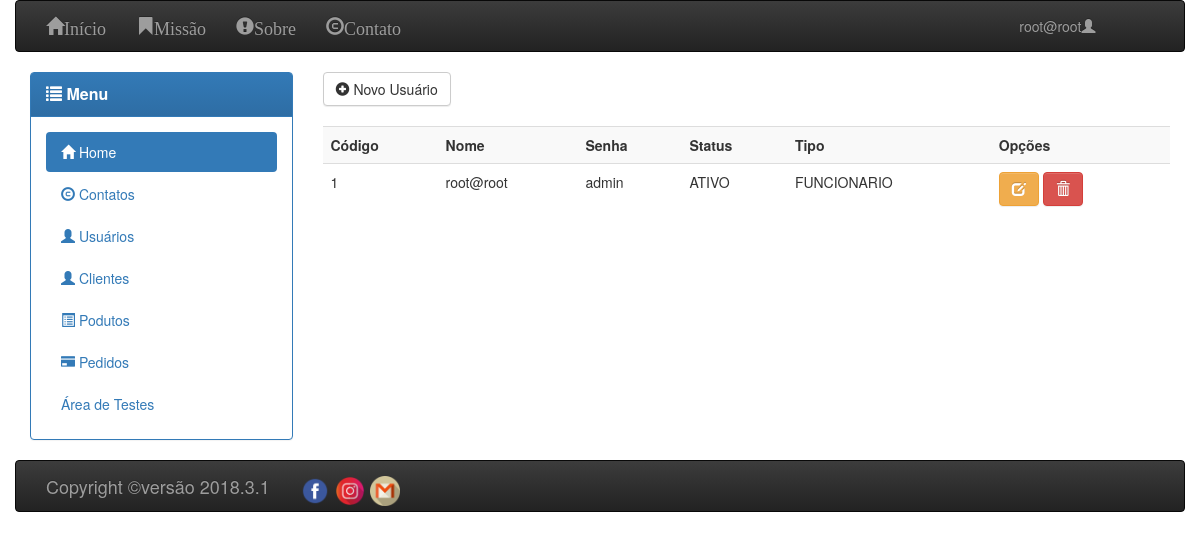
The app's page /?page=ControllerUsuario&option=lista (signed in) with its own data.
### tables this page shows
CREATE TABLE `usuario` (
  `usua_pk_id` int(11) NOT NULL,
  `usua_nome` varchar(255) DEFAULT NULL,
  `usua_senha` varchar(255) DEFAULT NULL,
  `usua_status` varchar(9) DEFAULT NULL,
  `usua_tipo` varchar(11) DEFAULT NULL
);

### controller/ControllerUsuario.php (called while the page is built, shortened)
<?php
include_once server_path("dao/DAOUsuario.php");
class ControllerUsuario {
    public static function lista() {
        try {
            $usuarios = DAOUsuario::select();
        } catch (Exception $erro) {
            redirect(server_url("?erro=" . $erro->getMessage()));
        }
        include_once server_path('view/usuario/list.php');
    }
}

### controller/ControllerValidation.php (called while the page is built, shortened)
<?php
class validar {
    public static function validar_option() {
        $classe = ucfirst($_GET['page']);
        $metodo = $_GET['option'];
        $classe::$metodo();
        return true;
    }
}

### conf.php (called while the page is built, shortened)
<?php
function server_url($caminho = "") {
    return $GLOBALS['server_url'] . $caminho;
}

### dao/DAOUsuario.php (called while the page is built, shortened)
<?php
class DAOUsuario extends DAOConexao {
    public static function select() {
        $query = "SELECT * FROM myboutique.usuario";
        try {
            $conexao = DAOConexao::getInstance();
        } catch (Exception $erro) {
            throw new Exception($erro->getMessage());
        }
        $busca = $conexao->prepare($query);
        $busca->execute();
        return $busca->fetchAll(PDO::FETCH_OBJ);
    }
}

### view/usuario/list.php (the view, shortened to what this page needs)
<div class="col-lg-3"><?php menu(); ?></div>
<div class="col-lg-9">
    <a href="<?php echo server_url('?page=ControllerUsuario&option=novo'); ?>" class="btn btn-default">
        <span class="glyphicon glyphicon-plus-sign"></span>
        Novo Usuário
    </a>
    <br><br>
    <?php
    if ($usuarios == false) {
        echo '<h2>Não Existem Usuários!</h2>';
    } else {
        echo '<table class="table table-hover table-striped">';
        echo '<tr>';
        echo '<th>Código</th>';
        echo '<th>Nome</th>';
        echo '<th>Senha</th>';
        echo '<th>Status</th>';
        echo '<th>Tipo</th>';
        echo '<th>Opções</th>';
        echo '</tr>';
        foreach ($usuarios as $cada_usuario) {
            echo '<tr>';
            echo '<td>', $cada_usuario->usua_pk_id, '</td>';
            echo '<td>', $cada_usuario->usua_nome, '</td>';
            echo '<td>', $cada_usuario->usua_senha, '</td>';
            echo '<td>', $cada_usuario->usua_status, '</td>';
            echo '<td>', $cada_usuario->usua_tipo, '</td>';
            echo '<td>';
            echo '<a href="', server_url('?page=ControllerUsuario&option=edita&usua_pk_id=' . $cada_usuario->usua_pk_id), '" class="btn btn-warning">';
            echo '<span class="glyphicon glyphicon-edit"></span>';
            echo '</a>';
            echo ' <a data-toggle="modal" href="#excluir_usuario" class="btn btn-danger">';
            echo '<span class="glyphicon glyphicon-trash"></span>';
            echo '</a>';
            echo '</td>';
            echo '</tr>';
        }
        echo '</table>';
    }
    echo '</div>';
    ?>

### records on screen
usuario: usua_pk_id "1", usua_nome "root@root", usua_senha "admin", usua_status "ATIVO", usua_tipo "FUNCIONARIO"

### other values on screen
$us->usua_nome "root@root"
